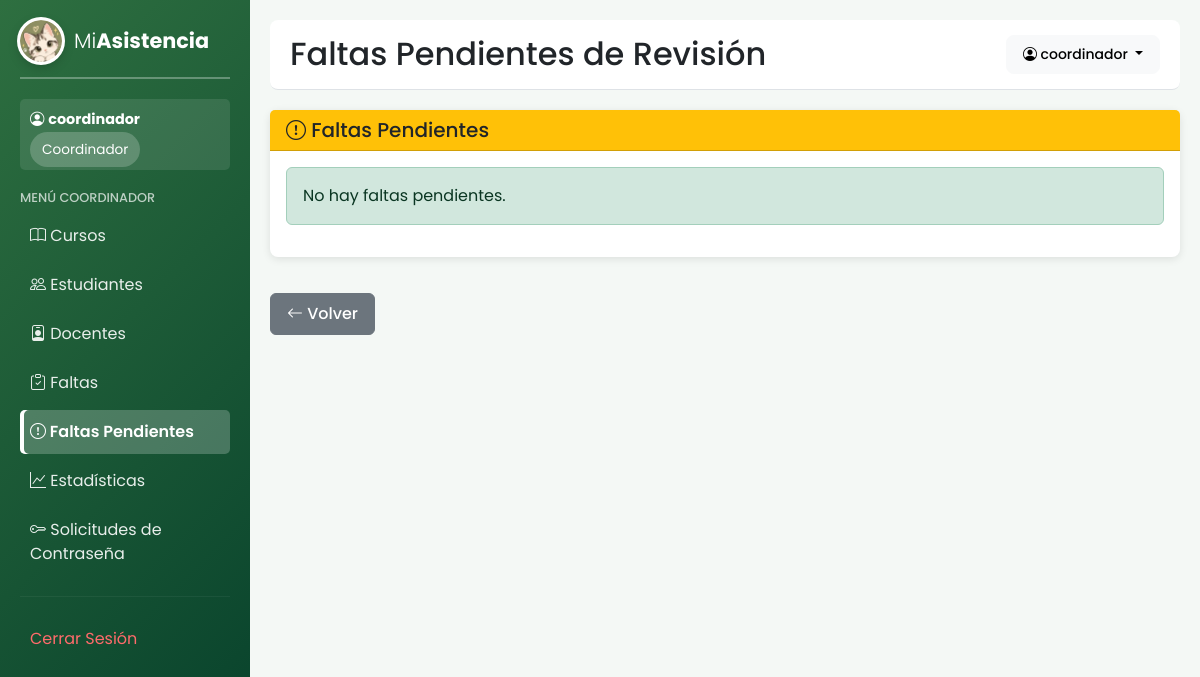
The app's page /faltas/pendientes/ (signed in), older data.
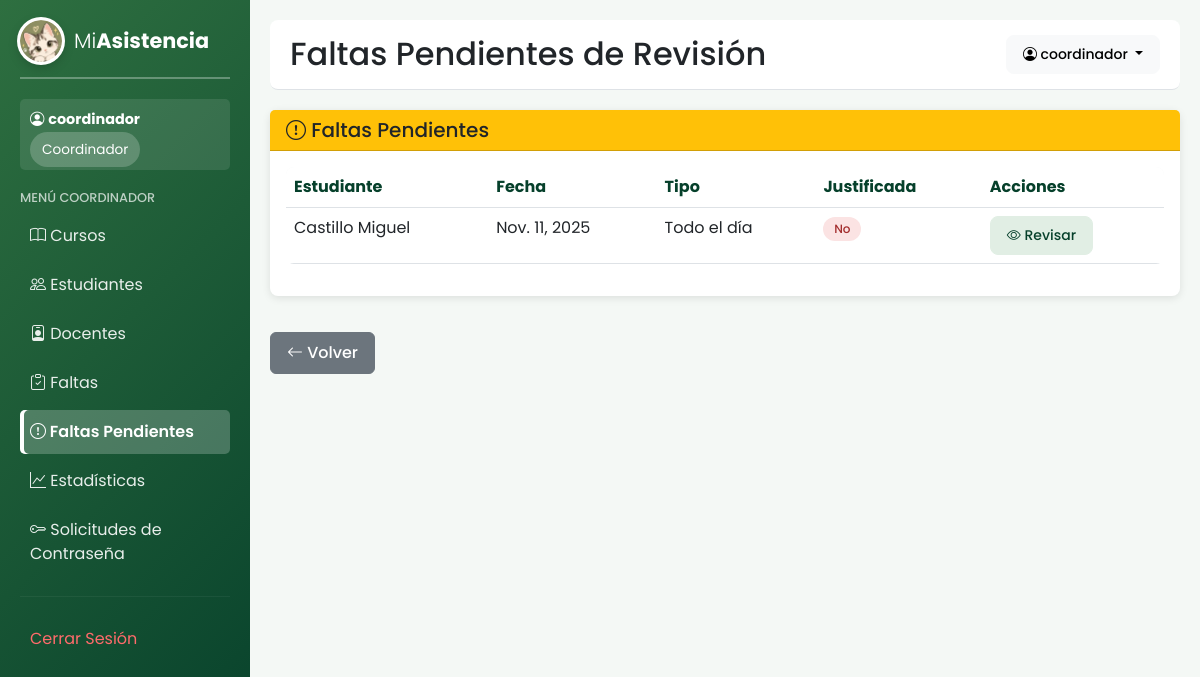
The same page, newer data.
### core/models.py (models this page shows, shortened)
class Falta(models.Model):
    estudiante = models.ForeignKey(
        Estudiante,
        on_delete=models.CASCADE
    )
    docente = models.ForeignKey(
        Docente,
        on_delete=models.SET_NULL,
        null=True,
        blank=True
    )
    fecha = models.DateField()
    TIPO_FALTA = [
        ("hora", "Por hora"),
        ("dia", "Todo el día"),
        ("retirada", "Retirada"),
    ]
    tipo = models.CharField(
        max_length=15,
        choices=TIPO_FALTA
    )
    hora = models.CharField(
        max_length=20,
        blank=True
    )
    hora_hasta = models.CharField(
        max_length=20,
        blank=True
    )
    quien_retiro = models.CharField(
        max_length=150,
        blank=True
    )
    quien_da_salida = models.CharField(
        max_length=150,
        blank=True
    )
    motivo_retiro = models.TextField(
        blank=True
    )
    hora_retiro = models.TimeField(
        null=True,
        blank=True
    )
    motivo = models.TextField(
        blank=True
    )
    justificada = models.BooleanField(
        default=False
    )
    ESTADOS = [
        ("Pendiente", "Pendiente"),
        ("Aprobada", "Aprobada"),
        ("Rechazada", "Rechazada"),
        ("Registrada", "Registrada"),
    ]
    estado = models.CharField(
        max_length=20,
        choices=ESTADOS,
        default="Pendiente"
    )
    fecha_justificacion = models.DateField(
        null=True,
        blank=True
    )
    observaciones = models.TextField(
        blank=True
    )
    documento = models.FileField(
        upload_to="justificaciones/",
        null=True,
        blank=True
    )
    fecha_revision = models.DateField(
        null=True,
        blank=True
    )
    observaciones_coordinador = models.TextField(
        blank=True
    )

class Estudiante(models.Model):
    codigo = models.CharField(max_length=20, unique=True)
    nombre = models.CharField(max_length=100)
    apellido = models.CharField(max_length=100)
    curso = models.CharField(max_length=20)
    class Meta:
        ordering = ['curso', 'apellido', 'nombre']

### core/views.py (the view)
@login_required(login_url="login")
def faltas_pendientes(request):
    pendientes = Falta.objects.filter(estado="Pendiente").select_related(
        'estudiante', 'docente'
    ).order_by("-fecha")
    return render(request, "core/faltas_pendientes.html", {"pendientes": pendientes})

### core/templates/core/faltas_pendientes.html (shortened to what this page needs)
{% extends 'core/base.html' %}
{% block page_title %}Faltas Pendientes de Revisión{% endblock %}
{% block content %}
<div class="row">
    <div class="col-md-12">
        <div class="card">
            <div class="card-header bg-warning text-dark">
                <h5 style="margin: 0;"><i class="bi bi-exclamation-circle"></i> Faltas Pendientes</h5>
            </div>
            <div class="card-body">
                {% if pendientes %}
                    <div class="table-responsive">
                        <table class="table table-hover">
                            <thead>
                                <tr>
                                    <th>Estudiante</th>
                                    <th>Fecha</th>
                                    <th>Tipo</th>
                                    <th>Justificada</th>
                                    <th>Acciones</th>
                                </tr>
                            </thead>
                            <tbody>
                                {% for falta in pendientes %}
                                    <tr>
                                        <td>{{ falta.estudiante.apellido }} {{ falta.estudiante.nombre }}</td>
                                        <td>{{ falta.fecha }}</td>
                                        <td>{{ falta.get_tipo_display }}</td>
                                        <td>
                                            {% if falta.justificada %}
                                                <span class="badge bg-success">Sí</span>
                                            {% else %}
                                                <span class="badge bg-danger">No</span>
                                            {% endif %}
                                        </td>
                                        <td>
                                            {% if user.is_superuser %}
                                                <a href="{% url 'revisar_falta' falta.id %}" class="btn btn-sm btn-info"><i class="bi bi-eye"></i> Revisar</a>
                                            {% else %}
                                                <a href="{% url 'revisar_falta' falta.id %}" class="btn btn-sm btn-info"><i class="bi bi-eye"></i> Ver</a>
                                            {% endif %}
                                        </td>
                                    </tr>
                                {% endfor %}
                            </tbody>
                        </table>
                    </div>
                {% else %}
                    <div class="alert alert-success">No hay faltas pendientes.</div>
                {% endif %}
            </div>
        </div>
    </div>
</div>
<a href="{% url 'dashboard' %}" class="btn btn-secondary mt-3"><i class="bi bi-arrow-left"></i> Volver</a>
{% endblock %}

Row changes from the older to the newer data that the page shows:
added Falta: estudiante.apellido "Castillo", estudiante.nombre "Miguel", fecha "Nov. 11, 2025", tipo "Todo el día", justificada "No"
Text that changed along with them:
text no longer shown: "No hay faltas pendientes."
text now shown: "Estudiante Fecha Tipo Justificada Acciones"
